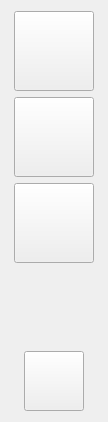
<?xml version="1.0" encoding="UTF-8"?>
<ui version="4.0">
 <class>SideBar</class>
 <widget class="QWidget" name="SideBar">
  <property name="geometry">
   <rect>
    <x>0</x>
    <y>0</y>
    <width>108</width>
    <height>422</height>
   </rect>
  </property>
  <property name="windowTitle">
   <string>Form</string>
  </property>
  <layout class="QGridLayout" name="gridLayout">
   <item row="0" column="0">
    <layout class="QVBoxLayout" name="verticalLayout">
     <item alignment="Qt::AlignHCenter">
      <widget class="QPushButton" name="editor_Pb">
       <property name="sizePolicy">
        <sizepolicy hsizetype="Fixed" vsizetype="Fixed">
         <horstretch>0</horstretch>
         <verstretch>0</verstretch>
        </sizepolicy>
       </property>
       <property name="minimumSize">
        <size>
         <width>80</width>
         <height>80</height>
        </size>
       </property>
       <property name="maximumSize">
        <size>
         <width>80</width>
         <height>80</height>
        </size>
       </property>
       <property name="styleSheet">
        <string notr="true">
        	</string>
       </property>
       <property name="iconSize">
        <size>
         <width>42</width>
         <height>42</height>
        </size>
       </property>
      </widget>
     </item>
     <item alignment="Qt::AlignHCenter">
      <widget class="QPushButton" name="cloud_Pb">
       <property name="enabled">
        <bool>true</bool>
       </property>
       <property name="minimumSize">
        <size>
         <width>80</width>
         <height>80</height>
        </size>
       </property>
       <property name="maximumSize">
        <size>
         <width>80</width>
         <height>80</height>
        </size>
       </property>
       <property name="iconSize">
        <size>
         <width>42</width>
         <height>42</height>
        </size>
       </property>
      </widget>
     </item>
     <item alignment="Qt::AlignHCenter">
      <widget class="QPushButton" name="community_Pb">
       <property name="minimumSize">
        <size>
         <width>80</width>
         <height>80</height>
        </size>
       </property>
       <property name="maximumSize">
        <size>
         <width>80</width>
         <height>80</height>
        </size>
       </property>
       <property name="iconSize">
        <size>
         <width>42</width>
         <height>42</height>
        </size>
       </property>
      </widget>
     </item>
     <item>
      <spacer name="verticalSpacer">
       <property name="orientation">
        <enum>Qt::Vertical</enum>
       </property>
       <property name="sizeHint" stdset="0">
        <size>
         <width>20</width>
         <height>338</height>
        </size>
       </property>
      </spacer>
     </item>
     <item alignment="Qt::AlignHCenter">
      <widget class="QPushButton" name="user_Pb">
       <property name="minimumSize">
        <size>
         <width>60</width>
         <height>60</height>
        </size>
       </property>
       <property name="maximumSize">
        <size>
         <width>60</width>
         <height>60</height>
        </size>
       </property>
      </widget>
     </item>
    </layout>
   </item>
  </layout>
 </widget>
 <resources/>
 <connections/>
</ui>
